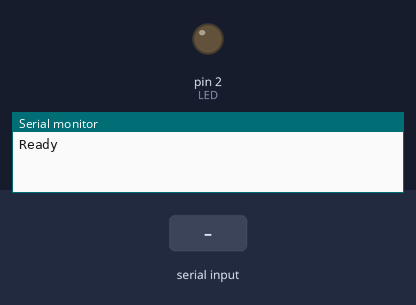
A sketch run on a simulated Arduino Uno, built with avr-gcc and run on an emulated ATmega328P. On the bench: output pins drawn as LEDs (lit = HIGH), the last lines printed to the serial monitor. The test bench sets the inputs (shaded band).

Above: at 1.2 s.
1.3 s: "z" received over Serial
At 1.6 s:
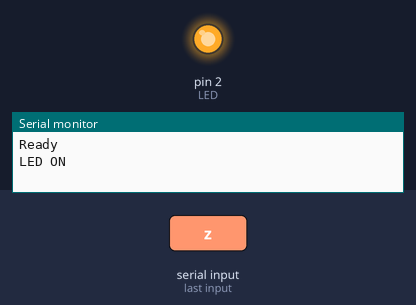
2.8 s: "u" received over Serial
4.3 s: "d" received over Serial
Timing chart, 0 to 7.3 s (numbered marks = the images above; inputs shaded):
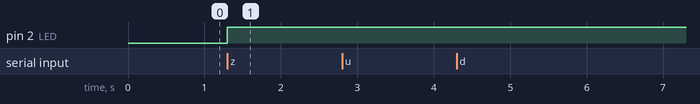

Measured:
- after the input at 1.3 s, pin 2 (LED): LOW → HIGH at once

The sketch:

SerialSwitchCase.ino
```cpp
#define LED 2

void setup() {
  Serial.begin(9600);
  Serial.println("Ready");
  pinMode(LED,OUTPUT);
}

void loop() {
  if (Serial.available()) {
    char command = Serial.read();
    switch(command){
      case 'u':
      Serial.println("Up");
      break;

      case 'd':
      Serial.println("Down");
      break;

      case 'l':
      Serial.println("Left");
      break;

      case 'r':
      Serial.println("Right");
      break;

      case 'z':
      Serial.println("LED ON");
      digitalWrite(LED,HIGH);
      break;

      case 'y':
      Serial.println("LED OFF");
      digitalWrite(LED,LOW);
      break;
    } // end of switch
  } // end of Serial
  delay(20);
} // end of void loop
```
